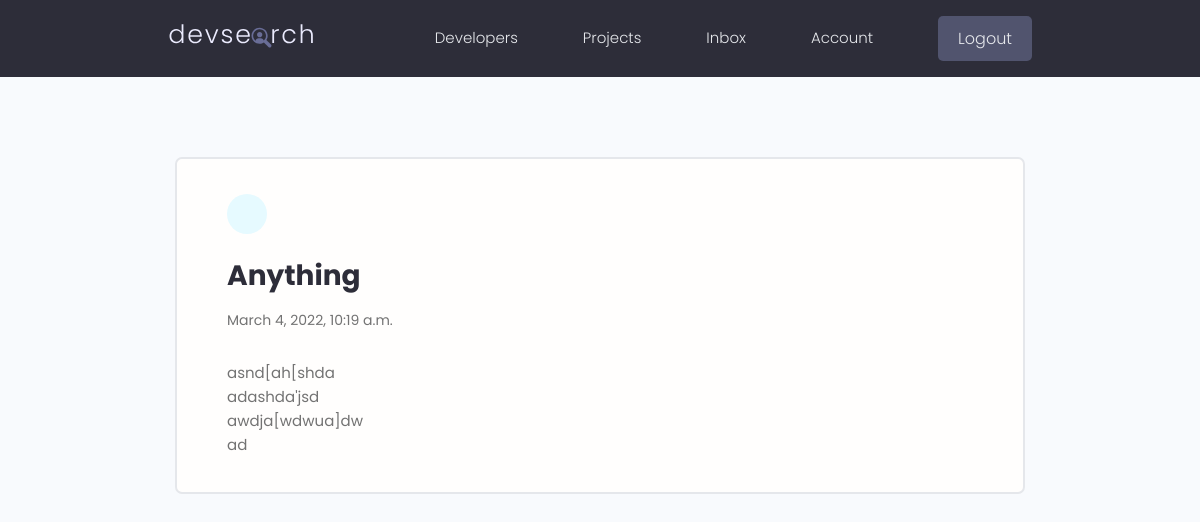
Page /users/message/f09c895a-6b43-42a4-b024-c1e4441efbec/ (signed in) on the committed database.
### users/models.py (models this page shows, shortened)
class Message(models.Model):
    sender = models.ForeignKey(Profile, on_delete=models.CASCADE, null=True, blank=True)
    recipient = models.ForeignKey(Profile, on_delete=models.CASCADE, null=True, blank=True, related_name='messages')
    name = models.CharField(max_length=100, null=True, blank=True)
    email = models.EmailField(max_length=100, null=True, blank=True)
    subject = models.CharField(max_length=100, null=True, blank=True)
    is_read = models.BooleanField(default=False, null=True)
    body = models.TextField(max_length=500, blank=False)
    created = models.DateTimeField(auto_now_add=True)
    id = models.UUIDField(primary_key=True, default=uuid.uuid4, editable=False)
    class Meta:
        ordering = ['is_read', '-created']

### users/views.py (the view)
# urls.py: path('message/<str:pk>/', views.viewMessage, name='message'),
@login_required(login_url='login')
def viewMessage(request, pk):
    profile = request.user.profile
    message = profile.messages.get(id=pk)
    if message.is_read == False:
        message.is_read = True
        message.save()
    context = {'message': message}
    return render(request, 'users/message.html', context)

### users/templates/users/message.html (shortened to what this page needs)
{% extends 'main.html' %}
{% block content %}
<main class="messagePage my-xl">
  <div class="content-box">
    <div class="message">
      <a class="backButton" href="{% url 'inbox' %}"></a>
      <h2 class="message__subject">{{message.subject}}</h4>
        <p class="message__date">{{message.created}}</p>
        <div class="message__body">{{message.body|linebreaksbr}}</div>
    </div>
  </div>
</main>
{% endblock content %}

### static/styles/app.css (style rules this page uses)
:root { --color-sub: #2d2d39; }
.content-box { width: 95%; max-width: 85rem; margin: 0 auto; }
.message { padding: 2.5rem 0; }
.message > a { display: flex; gap: 1rem; }
.message__author, .message__date { flex-basis: 25%; }
.message__subject { flex-basis: 50%; }
.message__date { text-align: right; }
.messagePage .message { list-style: none; background: var(--color-white); padding: 3.5rem 5rem; border: 2px solid var(--color-light); border-radius: 0.7rem; }
.messagePage .message__subject { font-size: 2.8rem; color: var(--color-sub); margin-bottom: 1rem; margin-top: 2rem; }
.messagePage .message__date { font-size: 1.4rem; font-weight: 400; text-align: left; margin-bottom: 3rem; }
.backButton { background: var(--color-main-light); color: var(--color-main); width: 4rem; height: 4rem; display: flex; align-items: center; justify-content: center; border-radius: 50%; }

### static/uikit/styles/modules/_variables.css (style rules this page uses)
:root { --color-main: #5aa5b9; --color-main-light: #e6faff; --color-sub: #3f4156; --color-sub-light: #51546e; --color-sub-lighter: #ededfd; --color-text: #737373; --color-gray: #8b8b8b; --color-light: #e5e7eb; --color-light-gray: #767676; --color-bg: #f8fafd; --color-white: #fffefd; --color-white-light: #f3f3f3; --color-success: #359e64; --color-success-bg: #def8e8; --color-error: #fc4b0b; --color-error-bg: #fff2ee; --font-base: 'Poppins', arial, helvetica, 'Segoe UI', roboto, ubuntu, sans-serif; --font-monospace: 'Fira Code', 'Courier New', courier, monospace; --font-regular: 300; --font-medium: 500; --font-bold: 700; --generic-shadow: 1px 1px 5px #00000010; --generic-transition: all 0.3s ease-in-out; }

### static/uikit/styles/modules/_base.css (style rules this page uses)
* { margin: 0; padding: 0; box-sizing: border-box; text-rendering: optimizeLegibility; color: inherit; font-size: inherit; }
html { font-size: 50%; }
@media only screen and (min-width: 480px) { html { font-size: 56.25%; } }
@media only screen and (min-width: 1200px) { html { font-size: 62.5%; } }
body { line-height: 1.6; font-weight: 400; font-size: 1.5rem; color: var(--color-text); background-color: var(--color-bg); min-height: 100vh; }

### static/uikit/styles/modules/_typography.css (style rules this page uses)
* { font-family: var(--font-base); }
h2 { font-size: 3.6rem; font-weight: var(--font-bold); }
p, span, strong { font-size: 1.6rem; color: var(--color-text); font-weight: var(--font-regular); }
a { padding-bottom: 2px; text-decoration: none; display: inline-block; color: var(--color-main); font-weight: var(--font-medium); }

### static/uikit/styles/modules/_utilities.css (style rules this page uses)
.my-xl { margin: 8rem auto; }

### rows in the picture
Message: subject "Anything", created "March 4, 2022, 10:19 a.m.", body "asnd[ah[shda adashda'jsd awdja[wdwua]dw ad"
